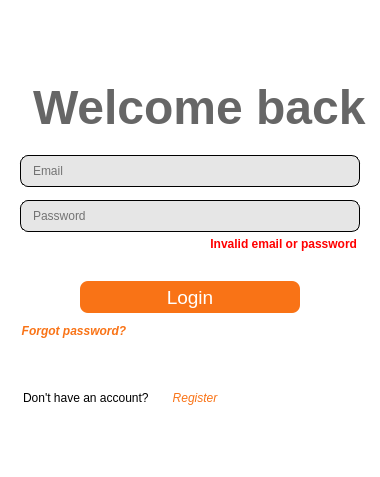
      <widget class="QWidget" name="login_page">
       <property name="styleSheet">
        <string notr="true">QWidget {
background-color: white;
}</string>
       </property>
       <layout class="QVBoxLayout" name="verticalLayout_3">
        <property name="spacing">
         <number>0</number>
        </property>
        <property name="sizeConstraint">
         <enum>QLayout::SetDefaultConstraint</enum>
        </property>
        <property name="leftMargin">
         <number>0</number>
        </property>
        <property name="topMargin">
         <number>0</number>
        </property>
        <property name="rightMargin">
         <number>0</number>
        </property>
        <property name="bottomMargin">
         <number>0</number>
        </property>
        <item>
         <layout class="QVBoxLayout" name="verticalLayout_2">
          <item>
           <spacer name="verticalSpacer">
            <property name="orientation">
             <enum>Qt::Vertical</enum>
            </property>
            <property name="sizeType">
             <enum>QSizePolicy::Preferred</enum>
            </property>
            <property name="sizeHint" stdset="0">
             <size>
              <width>20</width>
              <height>80</height>
             </size>
            </property>
           </spacer>
          </item>
          <item>
           <widget class="QLabel" name="welcomeLabel">
            <property name="font">
             <font>
              <family>Segoe UI</family>
              <pointsize>36</pointsize>
              <italic>false</italic>
              <bold>true</bold>
              <underline>false</underline>
              <kerning>true</kerning>
             </font>
            </property>
            <property name="styleSheet">
             <string notr="true">QLabel {
color: rgb(102, 102, 102);
margin-left: 20px;
margin-bottom: 20px;
background: transparent;
}</string>
            </property>
            <property name="text">
             <string>Welcome back</string>
            </property>
           </widget>
          </item>
          <item>
           <widget class="QLineEdit" name="emailEdit">
            <property name="autoFillBackground">
             <bool>false</bool>
            </property>
            <property name="styleSheet">
             <string notr="true">QLineEdit {
border: 1px solid black;
border-radius: 8px;
color: black;
padding-left: 10px;
padding-right: 10px;
background-color: rgb(230, 230, 230);
height: 30px;
margin-left: 20px;
margin-right: 20px;
}

QLineEdit:focus {
border: 2px solid black;
outline: none;
}</string>
            </property>
            <property name="text">
             <string/>
            </property>
            <property name="frame">
             <bool>false</bool>
            </property>
            <property name="placeholderText">
             <string>Email</string>
            </property>
           </widget>
          </item>
          <item>
           <spacer name="verticalSpacer_4">
            <property name="orientation">
             <enum>Qt::Vertical</enum>
            </property>
            <property name="sizeType">
             <enum>QSizePolicy::Preferred</enum>
            </property>
            <property name="sizeHint" stdset="0">
             <size>
              <width>20</width>
              <height>13</height>
             </size>
            </property>
           </spacer>
          </item>
          <item>
           <layout class="QHBoxLayout" name="horizontalLayout">
            <item>
             <widget class="QLineEdit" name="passwordEdit">
              <property name="sizePolicy">
               <sizepolicy hsizetype="Expanding" vsizetype="Fixed">
                <horstretch>0</horstretch>
                <verstretch>0</verstretch>
               </sizepolicy>
              </property>
              <property name="autoFillBackground">
               <bool>false</bool>
              </property>
              <property name="styleSheet">
               <string notr="true">QLineEdit {
border: 1px solid black;
border-radius: 8px;
color: black;
padding-left: 10px;
padding-right: 10px;
background-color: rgb(230, 230, 230);
height: 30px;
margin-left: 20px;
margin-right: 20px;
}

QLineEdit:focus {
border: 2px solid black;
outline: none;
}</string>
              </property>
              <property name="text">
               <string/>
              </property>
              <property name="echoMode">
               <enum>QLineEdit::Password</enum>
              </property>
              <property name="placeholderText">
               <string>Password</string>
              </property>
              <property name="clearButtonEnabled">
               <bool>false</bool>
              </property>
             </widget>
            </item>
           </layout>
          </item>
          <item>
           <widget class="QLabel" name="loginErrorLabel">
            <property name="font">
             <font>
              <family>Segoe UI</family>
              <bold>true</bold>
             </font>
            </property>
            <property name="styleSheet">
             <string notr="true">QLabel {
color: red;
margin-right: 20px;
margin-left: 20px;
background: transparent;
margin-top: 5px;
}</string>
            </property>
            <property name="text">
             <string>Invalid email or password</string>
            </property>
            <property name="alignment">
             <set>Qt::AlignRight|Qt::AlignTrailing|Qt::AlignVCenter</set>
            </property>
            <property name="wordWrap">
             <bool>true</bool>
            </property>
           </widget>
          </item>
          <item>
           <spacer name="verticalSpacer_3">
            <property name="orientation">
             <enum>Qt::Vertical</enum>
            </property>
            <property name="sizeType">
             <enum>QSizePolicy::Preferred</enum>
            </property>
            <property name="sizeHint" stdset="0">
             <size>
              <width>20</width>
              <height>30</height>
             </size>
            </property>
           </spacer>
          </item>
          <item>
           <widget class="QPushButton" name="loginButton">
            <property name="font">
             <font>
              <pointsize>14</pointsize>
              <italic>false</italic>
              <bold>false</bold>
              <underline>false</underline>
             </font>
            </property>
            <property name="styleSheet">
             <string notr="true">QPushButton {
border-radius: 8px;
margin-right:  80px;
margin-left: 80px;
background-color: rgb(249, 115, 22);
height: 32px;
color: white;
}
QPushButton:pressed {
background-color: rgb(126, 42, 0)
}</string>
            </property>
            <property name="text">
             <string>Login</string>
            </property>
           </widget>
          </item>
          <item>
           <layout class="QHBoxLayout" name="horizontalLayout_6">
            <property name="leftMargin">
             <number>20</number>
            </property>
            <property name="rightMargin">
             <number>20</number>
            </property>
            <item>
             <widget class="QPushButton" name="forgotPassword">
              <property name="font">
               <font>
                <family>Segoe UI</family>
                <italic>true</italic>
                <bold>true</bold>
               </font>
              </property>
              <property name="layoutDirection">
               <enum>Qt::LeftToRight</enum>
              </property>
              <property name="styleSheet">
               <string notr="true">QPushButton {
color: rgb(249, 115, 22);
margin-top: 10px;
}

QPushButton:pressed,
QPushButton:focus {
outline: none;
background: white;
}</string>
              </property>
              <property name="text">
               <string>Forgot password?</string>
              </property>
              <property name="flat">
               <bool>true</bool>
              </property>
             </widget>
            </item>
            <item>
             <spacer name="horizontalSpacer_2">
              <property name="orientation">
               <enum>Qt::Horizontal</enum>
              </property>
              <property name="sizeHint" stdset="0">
               <size>
                <width>40</width>
                <height>20</height>
               </size>
              </property>
             </spacer>
            </item>
           </layout>
          </item>
          <item>
           <spacer name="verticalSpacer_5">
            <property name="orientation">
             <enum>Qt::Vertical</enum>
            </property>
            <property name="sizeHint" stdset="0">
             <size>
              <width>20</width>
              <height>40</height>
             </size>
            </property>
           </spacer>
          </item>
          <item>
           <layout class="QHBoxLayout" name="horizontalLayout_2">
            <item>
             <widget class="QLabel" name="label">
              <property name="font">
               <font>
                <italic>false</italic>
               </font>
              </property>
              <property name="styleSheet">
               <string notr="true">QLabel {
margin-left: 20px;
color: black;
background: transparent;
}</string>
              </property>
              <property name="text">
               <string>Don't have an account? </string>
              </property>
             </widget>
            </item>
            <item>
             <widget class="QPushButton" name="registerGoTo">
              <property name="font">
               <font>
                <italic>true</italic>
               </font>
              </property>
              <property name="styleSheet">
               <string notr="true">QPushButton {
height: 30px;
color: rgb(249, 115, 22);
}

QPushButton:pressed,
QPushButton:focus {
outline: none;
background: white;
}</string>
              </property>
              <property name="text">
               <string>Register</string>
              </property>
              <property name="flat">
               <bool>true</bool>
              </property>
             </widget>
            </item>
            <item>
             <spacer name="horizontalSpacer">
              <property name="orientation">
               <enum>Qt::Horizontal</enum>
              </property>
              <property name="sizeType">
               <enum>QSizePolicy::Expanding</enum>
              </property>
              <property name="sizeHint" stdset="0">
               <size>
                <width>60</width>
                <height>20</height>
               </size>
              </property>
             </spacer>
            </item>
           </layout>
          </item>
          <item>
           <spacer name="verticalSpacer_2">
            <property name="orientation">
             <enum>Qt::Vertical</enum>
            </property>
            <property name="sizeType">
             <enum>QSizePolicy::Preferred</enum>
            </property>
            <property name="sizeHint" stdset="0">
             <size>
              <width>20</width>
              <height>60</height>
             </size>
            </property>
           </spacer>
          </item>
         </layout>
        </item>
       </layout>
      </widget>
